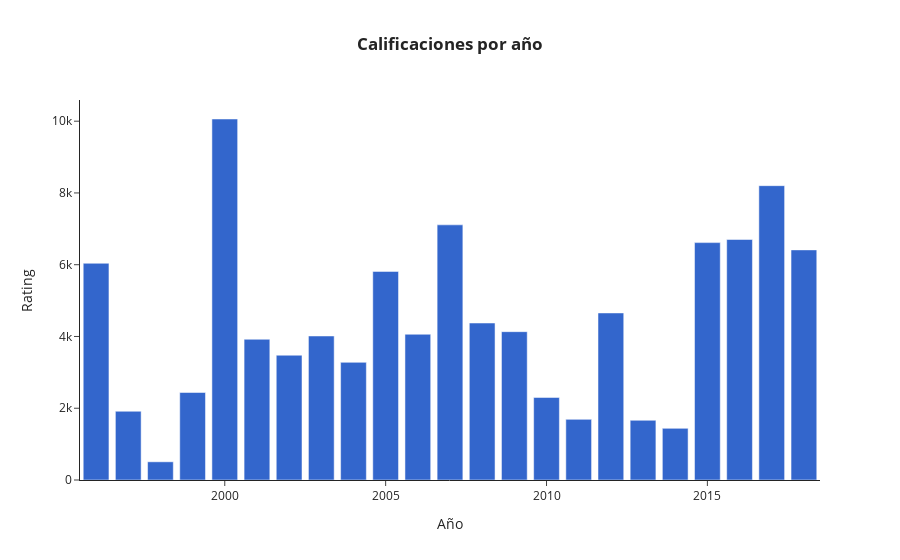

Source (notebook cell):
### Code cell
#¿Cúal ha sido el comportamiento de las calificaciones por parte de los usuarios por año, mes, día del mes y día de la semana?
movie_ratings['Year'] = movie_ratings['date'].dt.year 
movie_ratings['Month'] = movie_ratings['date'].dt.month
movie_ratings['Day'] = movie_ratings['date'].dt.day 
movie_ratings['Dayweek'] = movie_ratings['date'].dt.day_name()

base = movie_ratings.groupby(['Year'])[['rating']].count().sort_values('rating', ascending = False).reset_index()

# Gráfica
fig = px.bar(base, x = 'Year', y='rating',
             title= '<b>Calificaciones por año<b>',
             color_discrete_sequence=px.colors.qualitative.G10)

# Agrear etiquetas a las barras
fig.update_layout(
    xaxis_title = 'Año',
    yaxis_title = 'Rating',
    template = 'simple_white',
    title_x = 0.5)

fig.show()

### Figure 1 — Plotly figure (JSON) as saved in the notebook; plotly's stock layout.template omitted (floating-point values rounded to 4 significant figures)
{"data": [{"alignmentgroup": "True", "hovertemplate": "Year=%{x}<br>rating=%{y}<extra></extra>", "legendgroup": "", "marker": {"color": "#3366CC", "pattern": {"shape": ""}}, "name": "", "offsetgroup": "", "orientation": "v", "showlegend": false, "textposition": "auto", "type": "bar", "x": [2000, 2017, 2007, 2016, 2015, 2018, 1996, 2005, 2012, 2008, 2009, 2006, 2003, 2001, 2002, 2004, 1999, 2010, 1997, 2011, 2013, 2014, 1998], "xaxis": "x", "y": [10061, 8203, 7111, 6703, 6616, 6413, 6040, 5813, 4656, 4375, 4134, 4062, 4014, 3922, 3478, 3279, 2439, 2301, 1916, 1690, 1664, 1439, 507], "yaxis": "y"}], "layout": {"barmode": "relative", "legend": {"tracegroupgap": 0}, "title": {"text": "<b>Calificaciones por año<b>", "x": 0.5}, "xaxis": {"anchor": "y", "domain": [0, 1], "title": {"text": "Año"}}, "yaxis": {"anchor": "x", "domain": [0, 1], "title": {"text": "Rating"}}}}
